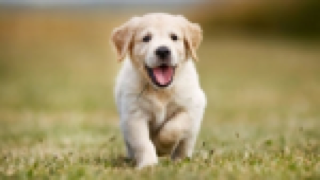
#> input picture input/images/dog.png, 320 x 180 px, found by its file name
$ python betas_noise.py
#> lines starting #> are read from the running program, lines starting #| are printed output that depends on the picture
#> further down, image is the input picture: PIL image 320x180 RGB; mean R, G, B 160.2, 145.4, 99.6
### utils.py
import numpy as np
import itertools
import networkx
import time
import os
import pickle

from config import COLOUR_RGB_MAP, INTENSITY_NORMALIZATION


def xy_array(array):
    if len(array.shape) == 2:
        return array
    ny, nx, m = array.shape
#> ny = 180; nx = 320; m = 3
    print(f'(ny, nx, m) ={array.shape}')
#| (ny, nx, m) =(180, 320, 3)
    result = np.zeros([ny, nx])
    for i in range(ny):
        for j in range(nx):
            square_intensity = 0
            for k in range(m-1):
                square_intensity += array[i][j][k] ** 2
            result[i][j] = np.sqrt(square_intensity)/INTENSITY_NORMALIZATION
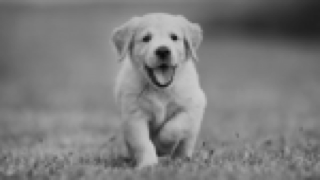
#> result: shape (180, 320) float64; min 0.0408, max 0.805, mean 0.49
    return result


def weight(g, h, beta):
    arg = -(g-h)*(g-h)*beta
    return np.exp(arg)


# [13 lines left out: functions get_neighbour_pixels, get_ordered_nodelist, not called in this run]


def gaussian(g, h, beta):
    arg = -(g-h)*(g-h)*beta
    return np.exp(arg)


# [5 lines left out: function pixel_norm_2, not called in this run]

### scripts/betas_noise.py
import numpy as np
from PIL import Image
import os
import pickle
import matplotlib.pyplot as plt
from mpl_toolkits.mplot3d import Axes3D
import matplotlib.tri as mtri

from utils import xy_array
from segmentation import Segmentation
import config

size = 10

seeds_file_path = os.path.join(config.SEEDS_PATH, 'dog_10_seeds.pickle')
image_path = os.path.join(config.IMAGES_PATH, 'dog.png')
target_segmentation_path = os.path.join(config.GOT_PATH, 'dog_got.png')

image_name = os.path.basename(image_path)
image = Image.open(image_path)
image_array = xy_array(np.array(image))
target_segmentation_image = np.array(Image.open(target_segmentation_path))
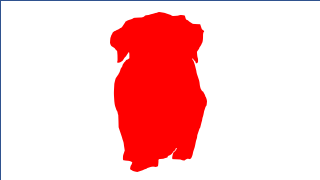
#> input picture input/got/dog_got.png, 320 x 180 px, found by its file name
#> target_segmentation_image is the input picture: shape (180, 320, 3); mean R, G, B 253.2, 201.2, 201.7

index = 1
std_list = np.linspace(0, 0.02, size)
betas_list = np.linspace(0, 5000, size)
error_values = []

#> (the run stopped early here; a loop or call above may not have finished)
